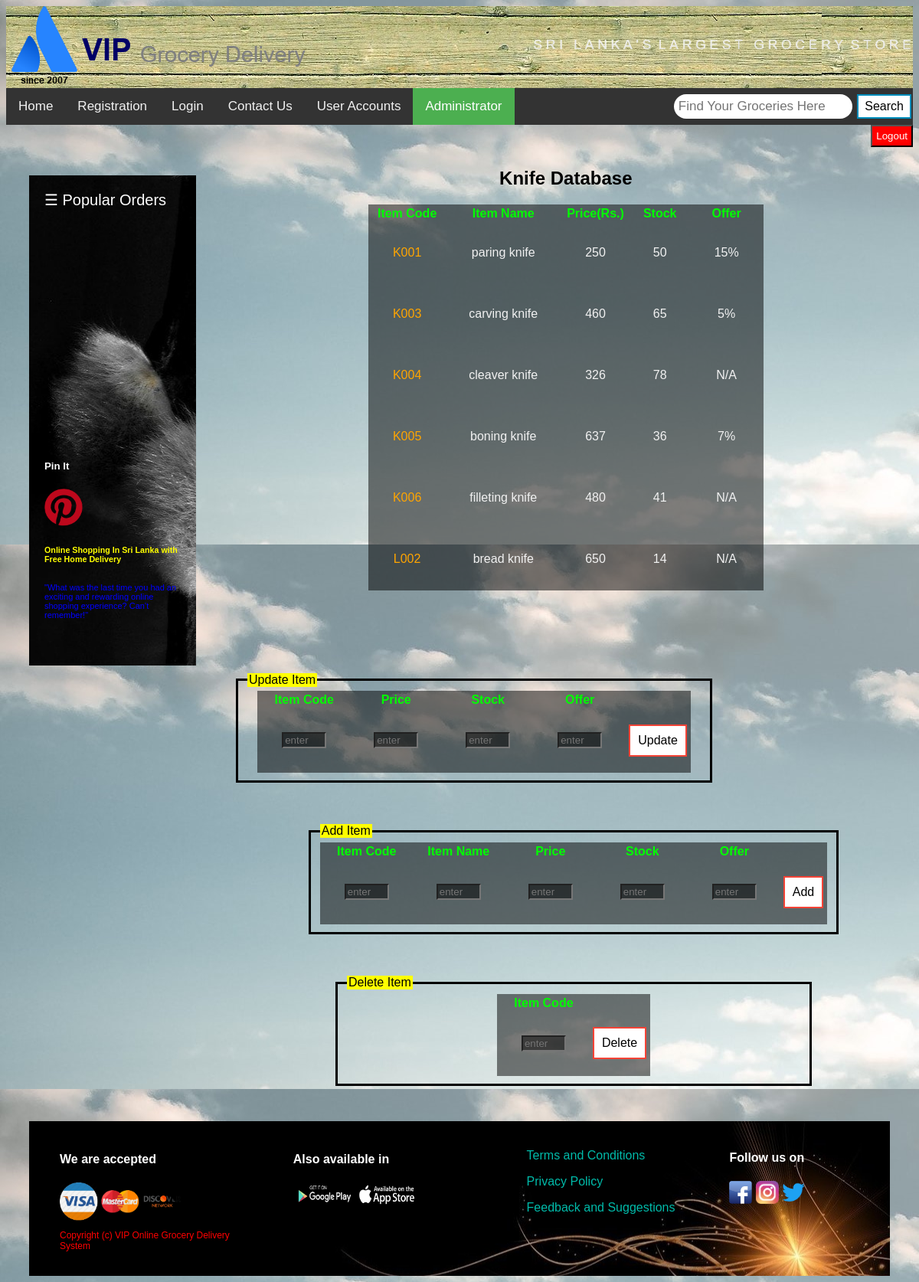
Screenshot of /php/knife.php with the database file from the repository.
### tables this page shows
CREATE TABLE `knifedb` (
  `itemCode` varchar(20) NOT NULL,
  `itemName` varchar(20) NOT NULL,
  `price` float NOT NULL,
  `stock` int(11) NOT NULL,
  `offer` varchar(20) NOT NULL
);

### php/knife.php (the view, shortened to what this page needs)
<!DOCTYPE html>
<html>
<head>
	<link rel="stylesheet" href="../styles/layout.css"/>
	<link rel="stylesheet" href="../styles/formStyles.css"/>
</head>
<body>
	<div class="top-container">
		<a href="#" title = "VIP Grocery Delivery System"><img src="../images/logo.png" alt="VIP Grocery Delivery System"></a>
		<img src="../images/word2.png" style="float:right;display:block;height:100px">
	</div>
<div class="header" id="myHeader">
<div class="topnav">
  <a  href="../home.html">Home</a>
  <a href="../html/registration.html">Registration</a>
  <a href="../html/login.html">Login</a>
  <a href="../html/contact.html">Contact Us</a>
  <a href="../html/userAcc.html">User Accounts</a>
  <a class="active zoom" class="active zoom" href="../html/admin.html">Administrator</a>
  <div class="search-container">
    <form method = 'post' action="search.php">
      <input type="text" placeholder="Find Your Groceries Here" name="search">
      <input type="submit" value="Search" class="input input1" name="submit"><i class="fa fa-search"></i>
    </form>
  </div>
</div>
</div>
<div>
<a href = "../home.html"><input type="submit" value="Logout" style = "float:right;padding:5px;background:red;color:white"></a>
</div>
<br><br>
<section>
			<nav class="nav1">
				<div class="zoom"><span class="zoom" style="font-size:20px;cursor:pointer;color:white" onclick="openNav()">&#9776; Popular Orders</span></div>
				<br><br><br><br><br><br><br><br><br><br><br><br><br><br><br><br><br>
					<h5 style="color:white">Pin It</h5>
					<a href="https://www.pinterest.com" title = "pinterest" ><img src="../images/pin.png" style ="width:50px" class="zoom"></a>
					<h6 style="color:yellow">Online Shopping In Sri Lanka with Free Home Delivery</h6>
					<p style="font-size:11px;color:blue">"What was the last time you had an exciting and rewarding online shopping experience? Can’t remember!"
					</p>
				</ul><br/>
			</nav>
<?php
	require "config.php";
	echo "<center><h1>Knife Database</h1></center>";
	$sql = "SELECT * FROM knifedb";
	$result = $con->query($sql);
	if($result->num_rows > 0){
		echo "<center><table border = '0'  style = '
				background: rgb(0, 0, 0); /* Fallback color */
				background: rgba(0, 0, 0, 0.5); /* Black background with 0.5 opacity */
				color: #f1f1f1;'>".
				"<th style = 'color:#00ff00'>Item Code</th>".
				"<th style = 'color:#00ff00'>Item Name</th>".
				"<th style = 'color:#00ff00'>Price(Rs.)</th>".
				"<th style = 'color:#00ff00'>Stock</th>".
				"<th style = 'color:#00ff00'>Offer</th>";
		while($row = $result -> fetch_assoc()){
			echo
					"<tr><td style = 'padding:30px;text-align:center;color:orange'>".$row['itemCode']."</td>".
					"<td style = 'padding:30px;text-align:center'>".$row['itemName']."</td>".
					"<td style = 'padding:30px;text-align:center'>".$row['price']."</td>".
					"<td style = 'padding:30px;text-align:center'>".$row['stock']."</td>".
					"<td style = 'padding:30px;text-align:center'>".$row['offer']."</td>";
		}
		echo "</table></center>";
	}
	else{
		echo "no result";
	}
?>
	<br><br><br><br><br><br>
		<div>
			<form method = "post" target = "_self" action = "updateItemsK.php">
			<center><fieldset style = 'border:solid black;width:50%;margin-left:300px'><legend style ='background:yellow'>Update Item</legend>
			<table border = '0'  style = ' background: rgb(0, 0, 0);background: rgba(0, 0, 0, 0.5);color: #f1f1f1;'>
				<th style = 'color:#00ff00'>Item Code</th>
				<th style = 'color:#00ff00'>Price</th>
				<th style = 'color:#00ff00'>Stock</th>
				<th style = 'color:#00ff00'>Offer</th>
			<tr><td style = 'padding:30px;text-align:center'><input type = 'text' name = 'id' style = 'width:50px;background: rgba(0, 0, 0, 0.5);color:white' placeholder = 'enter' required></td>
			<td style = 'padding:30px;text-align:center'><input type = 'text' name = 'price' style = 'width:50px;background: rgba(0, 0, 0, 0.5);color:white' placeholder = 'enter' required></td>
			<td style = 'padding:30px;text-align:center'><input type = 'text' name = 'stock' style = 'width:50px;background: rgba(0, 0, 0, 0.5);color:white' placeholder = 'enter' required></td>
			<td style = 'padding:30px;text-align:center'><input type = 'text' name = 'offer' style = 'width:50px;background: rgba(0, 0, 0, 0.5);color:white' placeholder = 'enter' required></td>
			<td><input type = 'submit' value = "Update" name = 'update' class='button0 button2' style='float:left;padding:10px'></td></tr></table></fieldset></form>
	</div>
	<br><br><br>
	<div>
			<form method = "post" target = "_self" action = "addItemsK.php">
			<center><fieldset style = 'border:solid black;width:50%;margin-left:300px'><legend style ='background:yellow'>Add Item</legend>
			<table border = '0'  style = ' background: rgb(0, 0, 0);background: rgba(0, 0, 0, 0.5);color: #f1f1f1;'>
				<th style = 'color:#00ff00'>Item Code</th>
				<th style = 'color:#00ff00'>Item Name</th>
				<th style = 'color:#00ff00'>Price</th>
				<th style = 'color:#00ff00'>Stock</th>
				<th style = 'color:#00ff00'>Offer</th>
			<tr><td style = 'padding:30px;text-align:center'><input type = 'text' name = 'id' style = 'width:50px;background: rgba(0, 0, 0, 0.5);color:white' placeholder = 'enter' required></td>
			<td style = 'padding:30px;text-align:center'><input type = 'text' name = 'name' style = 'width:50px;background: rgba(0, 0, 0, 0.5);color:white' placeholder = 'enter' required></td>
			<td style = 'padding:30px;text-align:center'><input type = 'text' name = 'price' style = 'width:50px;background: rgba(0, 0, 0, 0.5);color:white' placeholder = 'enter' required></td>
			<td style = 'padding:30px;text-align:center'><input type = 'text' name = 'stock' style = 'width:50px;background: rgba(0, 0, 0, 0.5);color:white' placeholder = 'enter' required></td>
			<td style = 'padding:30px;text-align:center'><input type = 'text' name = 'offer' style = 'width:50px;background: rgba(0, 0, 0, 0.5);color:white' placeholder = 'enter' required></td>
			<td><input type = 'submit' value = "Add" name = 'update' class='button0 button2' style='float:left;padding:10px'></td></tr></table></fieldset></form>
	</div>
	<br><br><br>
	<div>
			<form method = "post" target = "_self" action = "deleteItemsK.php">
			<center><fieldset style = 'border:solid black;width:50%;margin-left:300px'><legend style ='background:yellow'>Delete Item</legend>
			<table border = '0'  style = ' background: rgb(0, 0, 0);background: rgba(0, 0, 0, 0.5);color: #f1f1f1;'>
				<th style = 'color:#00ff00'>Item Code</th>
			<tr><td style = 'padding:30px;text-align:center'><input type = 'text' name = 'id' style = 'width:50px;background: rgba(0, 0, 0, 0.5);color:white' placeholder = 'enter' required></td>
			<td><input type = 'submit' value = "Delete" name = 'update' class='button0 button2' style='float:left;padding:10px'></td></tr></table></fieldset></form>
	</div>
		</section>
		<br><br>
	<footer>
		<section>
			<nav class="nav2">
				<h4>We are accepted</h4>
				<a href="../html/login.html" title="Pay via Visa" ><img src="../images/visa.png" style="width:50px" class="zoom"></a>
				<a href="../html/login.html" title="Pay via Master Card" ><img src="../images/master.png" style="width:50px" class="zoom"></a>
				<a href="../html/login.html" title="Pay via Discover" ><img src="../images/discover.png" style="width:50px" class="zoom"></a>
				<p style="font-size:12px;color:red;">Copyright (c) VIP Online Grocery Delivery System</p>
			</nav>
			<article class="article2">
				<h4>Also available in</h4>
				<a href="https://play.google.com" title="Google Play" ><img src="../images/google.png" style="width:80px" class="zoom"></a>
				<a href="https://store.apple.com" title="App Store" ><img src="../images/app.png" style="width:80px" class="zoom"></a>
			</article>
			<article class="article2">
				<div class="zoom"><a href="../html/termsConditions.html" style="text-decoration:none;color:#00bbaa"><p>Terms and Conditions</p></a></div>
				<div class="zoom"><a href="../html/termsConditions.html" style="text-decoration:none;color:#00bbaa"><p>Privacy Policy</p></a></div>
				<div class="zoom"><a href="../html/suggestions.html" style="text-decoration:none;color:#00bbaa"><p>Feedback and Suggestions</p></a></div>
			</article>
			<aside class="aside3">
			<br><h4>Follow us on</h4>
			<a href="https://www.facebook.com" title="Facebook" ><img src="../images/fb.png" style="width:30px" class="zoom"></a>
			<a href="https://www.intagram.com" title="Instagram" ><img src="../images/insta.png" style="width:30px" class="zoom"></a>
			<a href="https://www.twitter.com" title="Twitter" ><img src="../images/twitter.png" style="width:30px" class="zoom"></a>
			</aside>
		</section>
	</footer>
</body>
</html>

### styles/layout.css (style rules this page uses)
.nav1 { float: left; margin:10px 30px 10px 30px; width: 15%; height: 600px; background: #ccf; padding: 20px; background-image:url("../images/sidenav.jpg"); }
section:after { content: ""; display: table; clear: both; }
footer { background-image:url("../images/footer.jpg"); margin:10px 30px 5px 30px; padding:0px; }
.nav2 { float: left; margin:10px 30px 10px 30px; width: 20%; padding: 10px; }
.article2 { float:left; width:20%; padding: 10px; margin:10px 30px 10px 30px; }
h4 { color:white; }

### styles/formStyles.css (style rules this page uses)
.top-container { background-image:url("../images/header.jpg"); }
.header { background: #555; }
.topnav { background-color: #333; overflow: hidden; }
.topnav a { float: left; color: #f2f2f2; text-align: center; padding: 14px 16px; text-decoration: none; font-size: 17px; }
.topnav a.active { background-color: #4CAF50; color: white; }
.topnav .search-container { float: right; }
.topnav input[type=text] { padding: 6px; margin-top: 8px; font-size: 17px; border: none; border-radius:100px; }
* { box-sizing: border-box; }
body { font-family: Verdana, sans-serif; }
img { vertical-align: middle; }
.active { background-color: #717171; }
*, *:before, *:after { box-sizing: inherit; }
.button0 { background-color: #4CAF50; border: none; color: white; padding: 16px 32px; text-align: center; text-decoration: none; display: inline-block; font-size: 16px; margin: 4px 2px; transition-duration: 0.4s; cursor: pointer; }
.button2 { background-color: white; color: black; border: 2px solid #f44336; }
.zoom { transition: transform .2s; }
.input { background-color: #4CAF50; border: none; color: white; padding: 5px 8px; text-align: center; text-decoration: none; display: inline-block; font-size: 16px; margin: 4px 2px; transition-duration: 0.4s; cursor: pointer; }
.input1 { background-color: white; color: black; border: 2px solid #008CBA; }

### php/knife.php (style rules this page uses)
body { background-image:url("../images/mama.jpg"); background-position:no repeate; }

### rows the page displays
knifedb: itemCode "K001", itemName "paring knife", price "250", stock "50", offer "15%"
knifedb: itemCode "K003", itemName "carving knife", price "460", stock "65", offer "5%"
knifedb: itemCode "K004", itemName "cleaver knife", price "326", stock "78", offer "N/A"
knifedb: itemCode "K005", itemName "boning knife", price "637", stock "36", offer "7%"
knifedb: itemCode "K006", itemName "filleting knife", price "480", stock "41", offer "N/A"
knifedb: itemCode "L002", itemName "bread knife", price "650", stock "14", offer "N/A"
